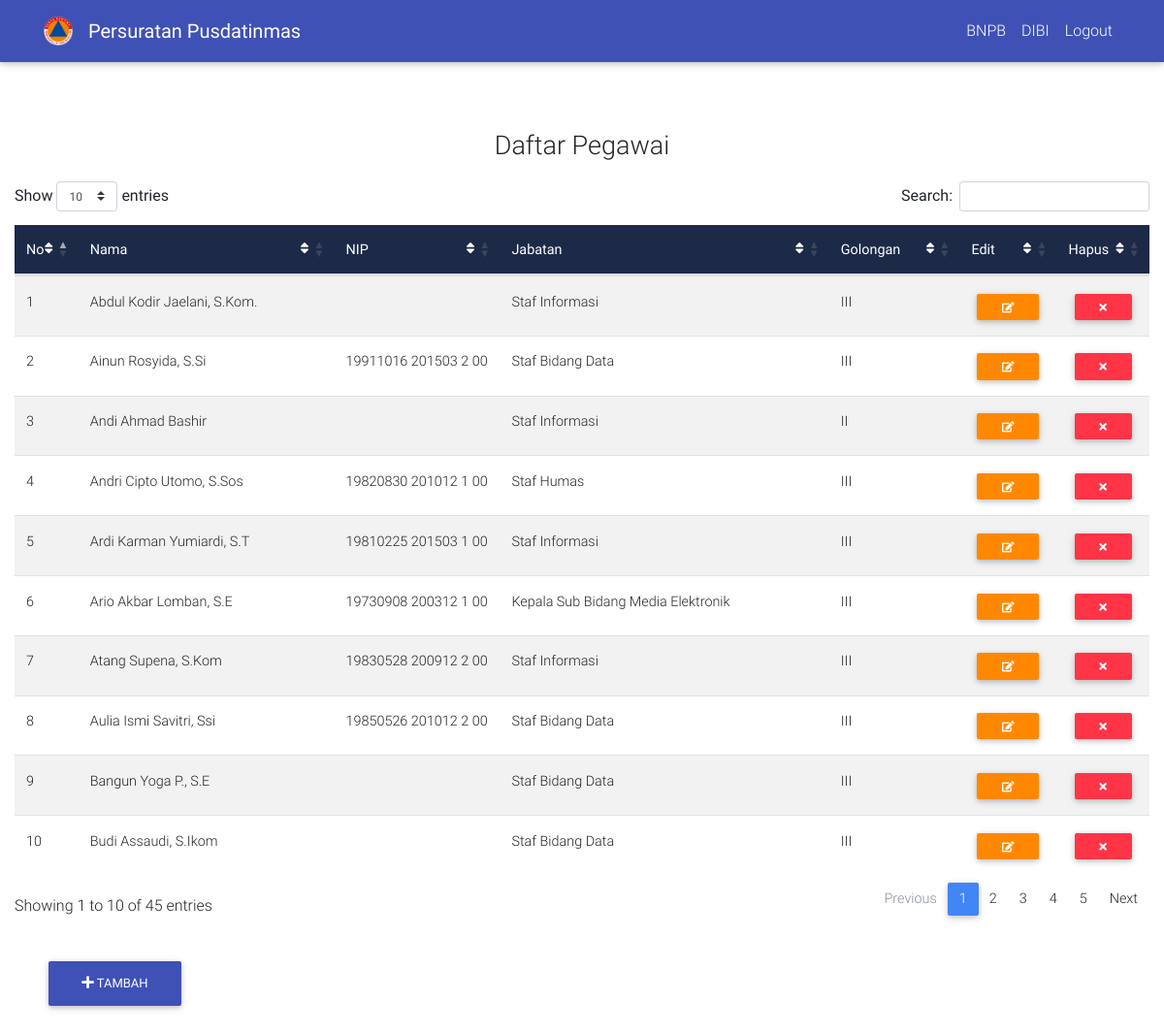
Screenshot of /home/pegawai with the database file from the repository.
### tables this page shows
CREATE TABLE `pegawai` (
  `id_pegawai` int(5) NOT NULL,
  `nama_pegawai` varchar(100) NOT NULL,
  `nip_pegawai` varchar(20) NOT NULL,
  `jabatan_pegawai` varchar(100) NOT NULL,
  `golongan_pegawai` varchar(6) NOT NULL
);

### application/controllers/Home.php (called while the page is built, shortened)
<?php
class Home extends CI_Controller {
	function __Construct()
    {
        $this->load->model("home_model");
        $this->load->library("pagination");
    }
	public function pegawai()
	{
		$data['pegawai'] = $this->home_model->get_pegawai();
		$this->load->view('layouts/nav');
		$this->load->view('layouts/header');
		$this->load->view('pegawai', $data);
	}
}

### index.php (called while the page is built, shortened)
<?php
require_once BASEPATH.'core/CodeIgniter.php';

### application/models/Home_model.php (called while the page is built, shortened)
<?php
class Home_model extends CI_Model {
	function get_pegawai() {
		$this->db->from('pegawai');
		$this->db->order_by('nama_pegawai','asc' );
		$query = $this->db->get();
		return $query->result();
	}
}
?>

### application/views/pegawai.php (the view, shortened to what this page needs)
<body>
  <div class="container-fluid" style="padding-top: 10vh; padding-bottom: 15vh">
        <p style="font-size: 27px; text-align: center; padding-top: 50px;">Daftar Pegawai</p>
        <table id="pegawai" class="table table-striped" cellspacing="0">
  <thead class="mdb-color darken-3 white-text">
    <tr>
      <th scope="col">No
        <i class="fa fa-sort float-right" aria-hidden="true"></i>
      </th>
      <th class="th-sm" scope="col">Nama
        <i class="fa fa-sort float-right" aria-hidden="true"></i>
      </th>
      <th class="th-sm" scope="col">NIP
        <i class="fa fa-sort float-right" aria-hidden="true"></i>
      </th>
      <th scope="col">Jabatan
        <i class="fa fa-sort float-right" aria-hidden="true"></i>
      </th>
      <th class="th-sm" scope="col">Golongan
        <i class="fa fa-sort float-right" aria-hidden="true"></i>
      </th>
      <th scope="col">Edit
        <i class="fa fa-sort float-right" aria-hidden="true"></i>
      </th>
      <th scope="col">Hapus
        <i class="fa fa-sort float-right" aria-hidden="true"></i>
      </th>
    </tr>
  </thead>
  <tbody>
    <?php $counter = 1;
    foreach ($pegawai as $row) {
                echo "
                  <tr>
                  <td>".$counter."</td>
                  <td>".$row->nama_pegawai."</td>
                  <td>".$row->nip_pegawai ."</td>
                  <td>".$row->jabatan_pegawai."</td>
                  <td>". $row->golongan_pegawai ."</td>
                  <td>
                    <span class='table-remove'><a href='".base_url("home/edit_pegawai_page/$row->id_pegawai")."'><button type='button'  class='btn btn-warning  btn-sm my-0'><i class='fa fa-pencil-square-o' aria-hidden='true'></i></button></a>
                  </td>
                  <td>
                  <span class='table-remove'><button onclick='hapus($row->id_pegawai)' type='button' class='btn btn-danger btn-sm my-0'><i class='fa fa-times' aria-hidden='true'></i></button></span>
                  </td>
                    </tr>";
                     $counter++;}
                     ?>
  </tbody>
</table>
<div class="container-fluid">
  <div class="row">
    <div class="col-md-12">
      <div class="btn-group">
        <a href="#"> <button class="btn animated bounceInLeft btn-indigo btn-fab" type="button" data-toggle="modal" data-target="#modalRegisterForm" id="main"><i class="fa fa-plus" aria-hidden="true">
          </i> Tambah</button>
        </a>
      </div>
    </div>
  </div>
</div>
      </div>
</body>

### assets/css/style.css (style rules this page uses)
html, body, header, .view { height: 100%; }

### application/views/layouts/header.php (style rules this page uses)
.btn-group .btn-fab { position: fixed !important; left: 50px; }
#main { bottom: 30px; }

### rows the page displays
pegawai: nama_pegawai "Abdul Kodir Jaelani, S.Kom.", jabatan_pegawai "Staf Informasi", golongan_pegawai "III"
pegawai: nama_pegawai "Ainun Rosyida, S.Si", nip_pegawai "19911016 201503 2 00", jabatan_pegawai "Staf Bidang Data", golongan_pegawai "III"
pegawai: nama_pegawai "Andi Ahmad Bashir", jabatan_pegawai "Staf Informasi", golongan_pegawai "II"
pegawai: nama_pegawai "Andri Cipto Utomo, S.Sos", nip_pegawai "19820830 201012 1 00", jabatan_pegawai "Staf Humas", golongan_pegawai "III"
pegawai: nama_pegawai "Ardi Karman Yumiardi, S.T", nip_pegawai "19810225 201503 1 00", jabatan_pegawai "Staf Informasi", golongan_pegawai "III"
pegawai: nama_pegawai "Ario Akbar Lomban, S.E", nip_pegawai "19730908 200312 1 00", jabatan_pegawai "Kepala Sub Bidang Media Elektronik", golongan_pegawai "III"
pegawai: nama_pegawai "Atang Supena, S.Kom", nip_pegawai "19830528 200912 2 00", jabatan_pegawai "Staf Informasi", golongan_pegawai "III"
pegawai: nama_pegawai "Aulia Ismi Savitri, Ssi", nip_pegawai "19850526 201012 2 00", jabatan_pegawai "Staf Bidang Data", golongan_pegawai "III"
pegawai: nama_pegawai "Bangun Yoga P., S.E", jabatan_pegawai "Staf Bidang Data", golongan_pegawai "III"
pegawai: nama_pegawai "Budi Assaudi, S.Ikom", jabatan_pegawai "Staf Bidang Data", golongan_pegawai "III"
